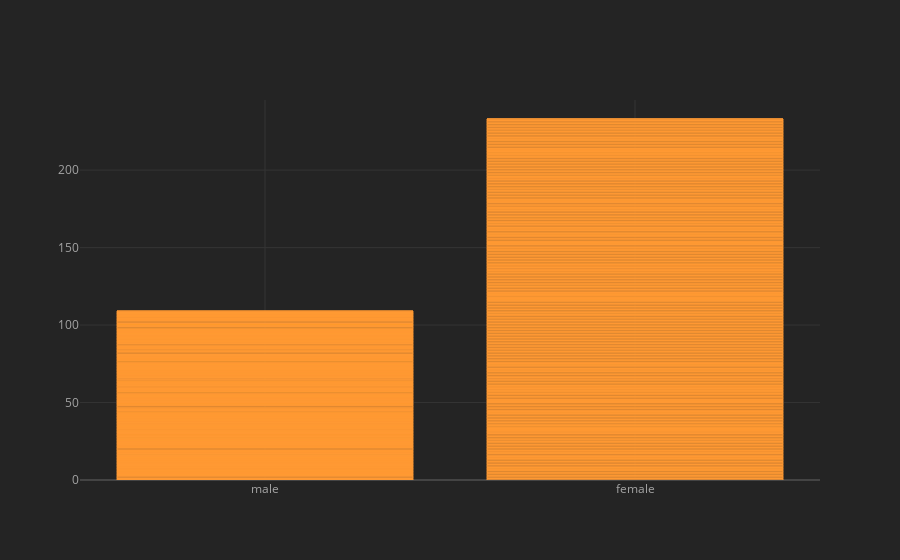

Notebook code for this chart:
### Code cell
titanic.iplot(kind='bar',x='sex',y='survived')

### Figure 1 — Plotly figure (JSON) as saved in the notebook; plotly's stock layout.template omitted (floating-point values rounded to 4 significant figures; data arrays with more than 128 entries replaced by an {"elided": "..."} marker saying what was removed)
{"data": [{"marker": {"color": "rgba(255, 153, 51, 0.6)", "line": {"color": "rgba(255, 153, 51, 1.0)", "width": 1}}, "name": "survived", "orientation": "v", "text": "", "type": "bar", "x": {"elided": "891 str values"}, "y": {"elided": "891 int values"}}], "layout": {"legend": {"bgcolor": "#242424", "font": {"color": "#F4F4F4"}}, "paper_bgcolor": "#242424", "plot_bgcolor": "#242424", "title": {"font": {"color": "#F4F4F4"}}, "xaxis": {"gridcolor": "#343434", "showgrid": true, "tickfont": {"color": "#A4A4A4"}, "title": {"font": {"color": "#A4A4A4"}, "text": ""}, "zerolinecolor": "#444444"}, "yaxis": {"gridcolor": "#343434", "showgrid": true, "tickfont": {"color": "#A4A4A4"}, "title": {"font": {"color": "#A4A4A4"}, "text": ""}, "zerolinecolor": "#444444"}}}
